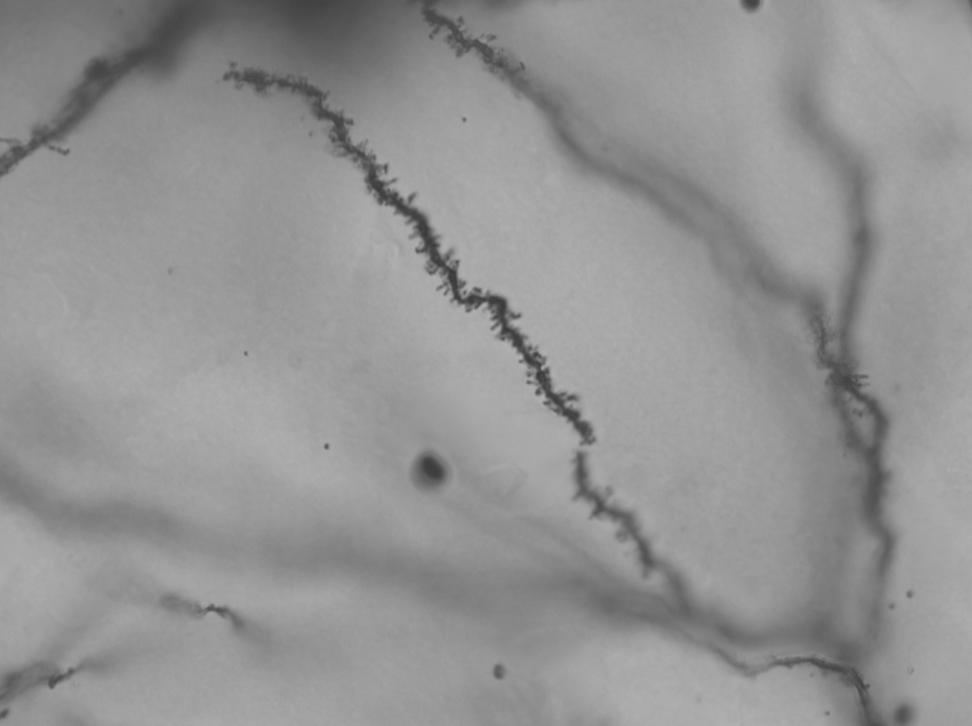
#> input picture tests/segmentation/fmtest_sample_data1.png, 972 x 726 px, shrunk from 1392 x 1040 before the run
$ python fmtest2.py
#> lines starting #> are read from the running program, lines starting #| are printed output that depends on the picture; after the words box and inside, x2 and y2 are one past the last pixel; in counts of white or black regions, pixels touching at a corner belong together
#> further down, original_image is the input picture: shape (726, 972); min 56, max 179, mean 147.4
import numpy as np
from scipy import ndimage
from skimage.filters import meijering, threshold_otsu
from skimage.morphology import remove_small_objects, closing, disk

# LIBRARIES FOR LOADING, VIEWING, AND SAVING (No OpenCV)
import imageio.v3 as iio
import matplotlib.pyplot as plt

def segment_golgi_dendrite_meijering(axial_slice):
    """
    Creates a binary mask for a dendritic structure from a Golgi-Cox axial slice
    using the Meijering Neuriteness filter. Assumes dark dendrites on a light background.
    """
    img = np.array(axial_slice, dtype=float)

    # 1. Convert to Grayscale if RGB
    if img.ndim == 3:
        img = 0.299 * img[..., 0] + 0.587 * img[..., 1] + 0.114 * img[..., 2]

    # 2. Invert (Dendrites become bright for the ridge filter)
    img_max = img.max() if img.max() > 0 else 1.0
#> img_max = 179
    inverted = 1.0 - (img / img_max)
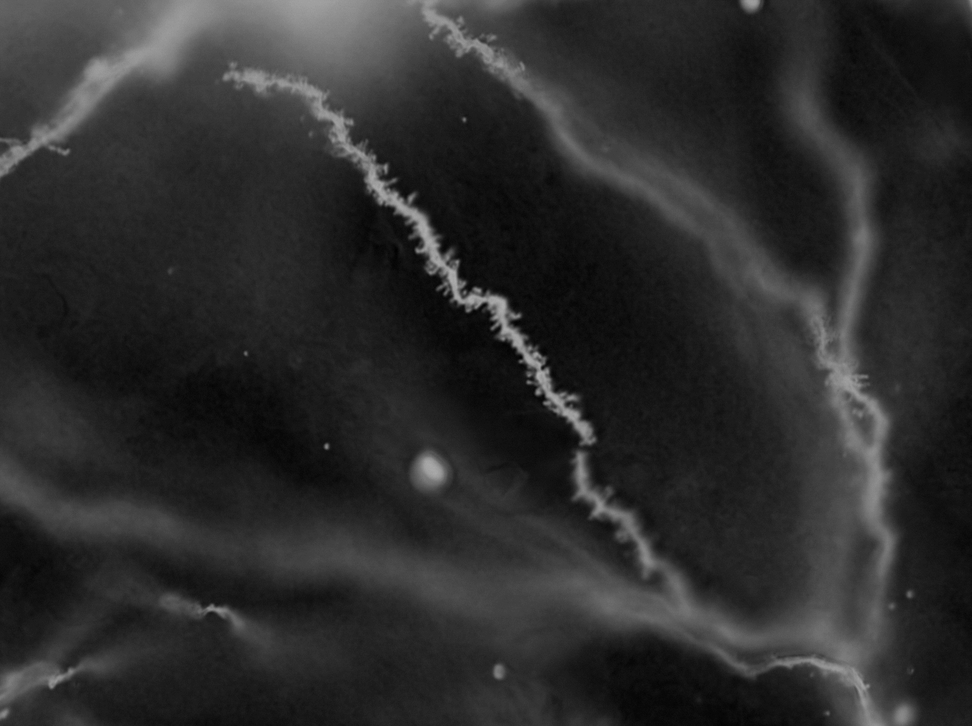
#> inverted: shape (726, 972) float64; min 0, max 0.687, mean 0.176

    # 3. Focus Energy (Laplacian)
    # Finds sharp regions across the axial slice
    laplacian = ndimage.laplace(inverted)
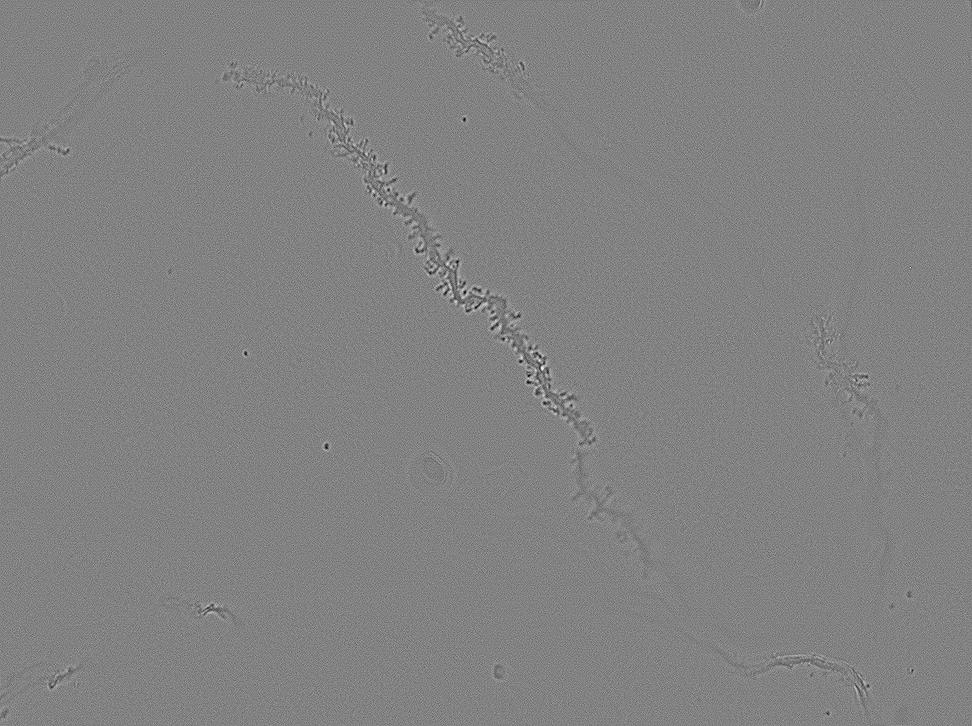
#> laplacian: shape (726, 972) float64; min -0.263, max 0.251, mean 6.78e-20; drawn with min black and max white
    energy_map = np.abs(laplacian)
    energy_smooth = ndimage.gaussian_filter(energy_map, sigma=1.5)

    # 4. Structural Energy: Meijering Neuriteness Filter
    # sigmas=[1, 2, 3, 4, 5] searches for dendrites of various widths (spines to main shafts)
    neurite_energy = meijering(inverted, sigmas=range(1, 6), black_ridges=False)
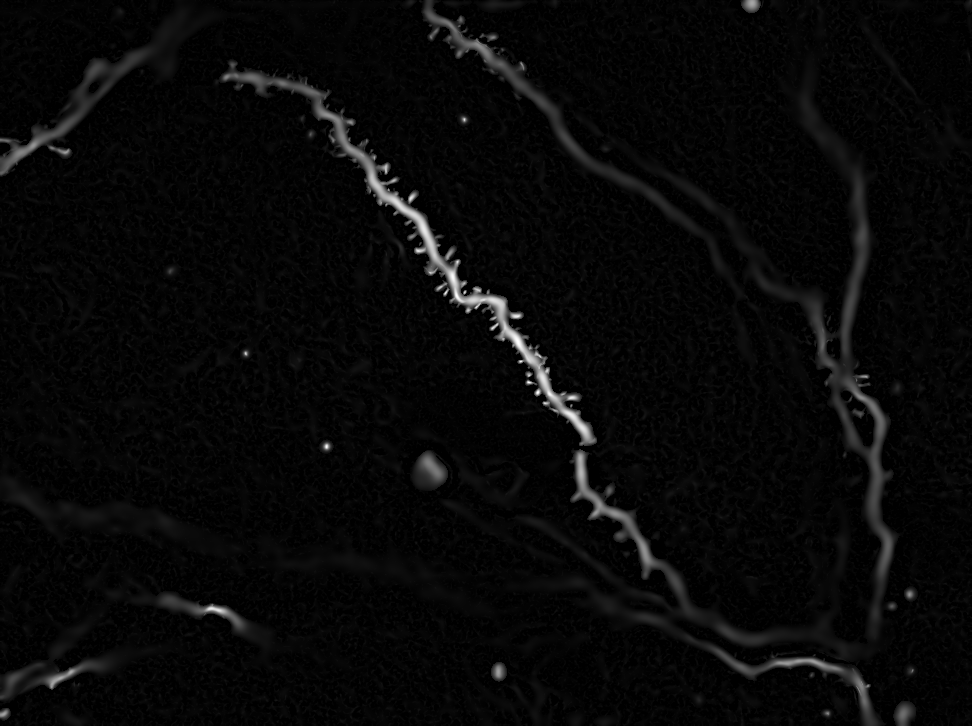
#> neurite_energy: shape (726, 972) float64; min 0, max 1, mean 0.0328

    # Normalize Meijering output to 0.0 - 1.0
    ne_max = neurite_energy.max()
#> ne_max = 1
    if ne_max > 0:
        neurite_energy = neurite_energy / ne_max

    # 5. Combine and Threshold
    # Multiplies focus energy with structural neurite energy
    combined_energy = energy_smooth * neurite_energy
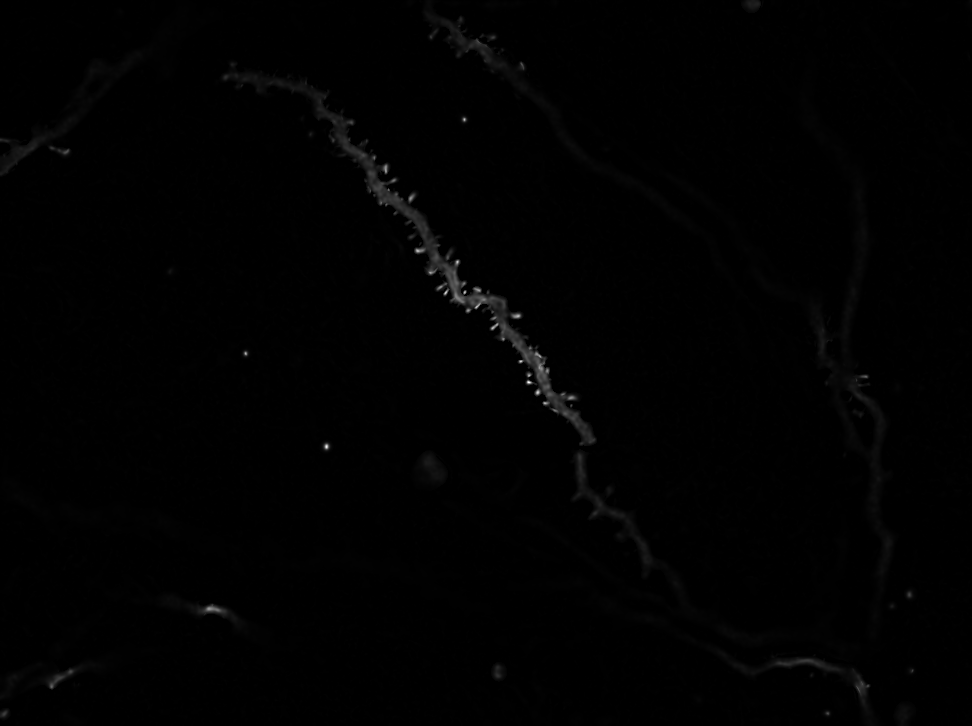
#> combined_energy: shape (726, 972) float64; min 0, max 0.109, mean 0.000726; drawn with min black and max white

    thresh_val = threshold_otsu(combined_energy)
#> thresh_val = 0.0109
    binary_mask = combined_energy > thresh_val
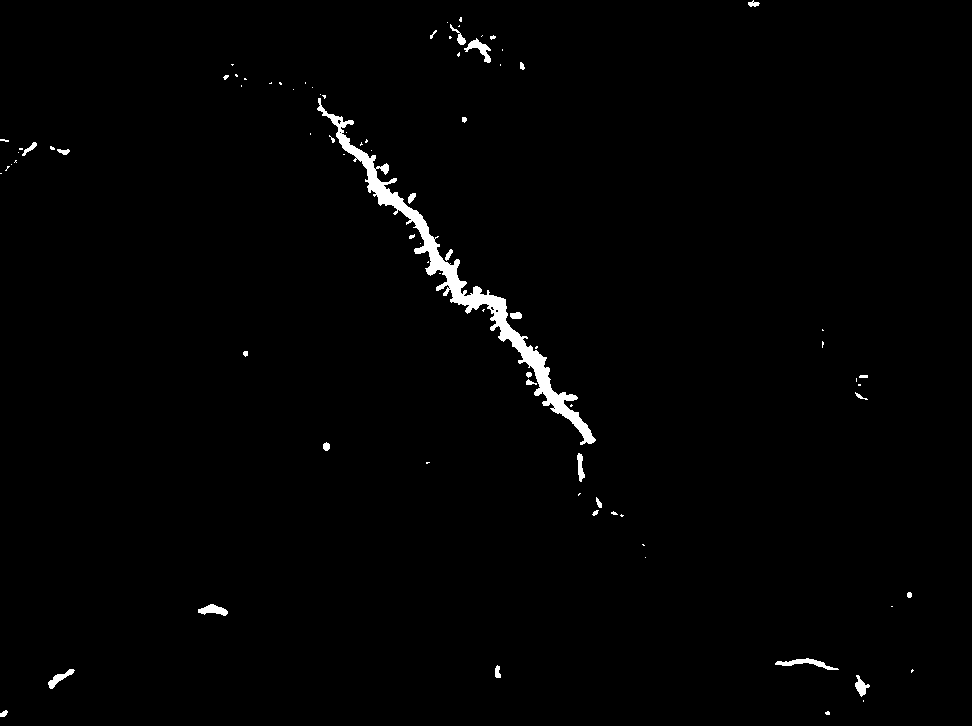
#> binary_mask: shape (726, 972) bool; 1.2% white; 85 white regions (56 under 20 px), largest, box (x1, y1, x2, y2) and area: (317, 98, 596, 445) 6100, (775, 658, 839, 670) 274, (464, 38, 491, 63) 241

    # 6. Morphological Clean-up
    # Merges gaps in paths and eliminates tiny staining artifacts
    cleaned_mask = closing(binary_mask, disk(2))
#> cleaned_mask: shape (726, 972) bool; 1.3% white; 61 white regions (39 under 20 px), largest, box (x1, y1, x2, y2) and area: (317, 94, 596, 445) 6829, (447, 22, 491, 63) 370, (775, 658, 839, 670) 276
    cleaned_mask = remove_small_objects(cleaned_mask, min_size=50)
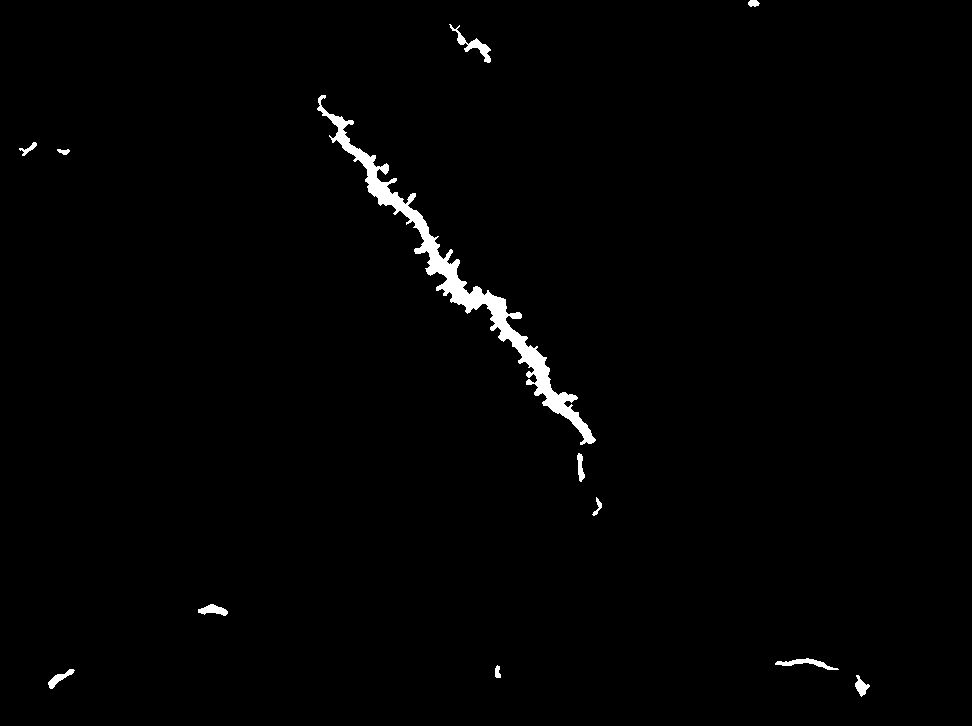
#> cleaned_mask: shape (726, 972) bool; 1.2% white; 12 white regions, largest, box (x1, y1, x2, y2) and area: (317, 95, 596, 445) 6827, (449, 24, 491, 63) 368, (775, 658, 839, 670) 276

    return (cleaned_mask * 255).astype(np.uint8)


# =====================================================================
#  EXECUTION BLOCK: CHANGE THESE PATHS TO MATCH YOUR COMPUTER
# =====================================================================

# 1. Load your input image (Change 'golgi_slice_z10.tif' to your actual file name)
input_path = 'fmtest_sample_data1.png'
original_image = iio.imread(input_path)

# 2. Run the Meijering segmentation mask pipeline
final_mask = segment_golgi_dendrite_meijering(original_image)

# 3. SAVE the mask image to your folder
output_path = 'golgi_dendrite_mask.png'
iio.imwrite(output_path, final_mask)
print(f"Success! Mask image successfully saved to: {output_path}")

# 4. DISPLAY the results side-by-side on your screen
fig, axes = plt.subplots(1, 2, figsize=(12, 6))

# Left side: Original Image (Index 0)
axes[0].imshow(original_image, cmap='gray' if original_image.ndim == 2 else None)
axes[0].set_title("Original Golgi-Cox Image")
axes[0].axis('off')

# Right side: Generated Neurite Mask (Index 1)
axes[1].imshow(final_mask, cmap='gray')
axes[1].set_title("Generated Meijering Mask")
axes[1].axis('off')

plt.tight_layout()
plt.show()  # Forces the UI window to pop up and stay open
